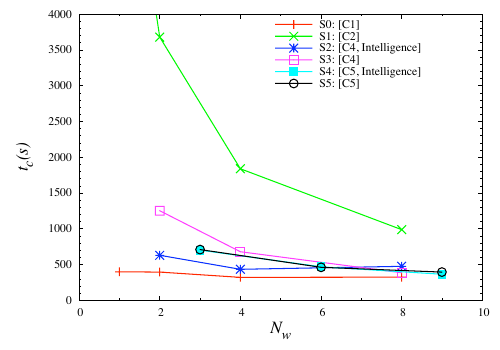

Write the gnuplot code that produced this figure.
set term postscript eps enhanced color solid "Times-Roman" 17
set output 'ConventionalandIntelligent.eps'
set pointsize 2
set key Left reverse
set xlabel 'N_w' font "Times-Italic, 25"
set ylabel 't_c(s)' font "Times-Italic, 25"
set mxtics 2
set mytics 5
plot[0:10][0:4000] './LocalGridFTP.dat' using 1:2 title 'S0: [C1]' with lp lw 3,\
'./RemoteGridFTP.dat' using 1:2 title 'S1: [C2]' with lp lw 3,\
'./IntelligentGridFTP.dat' using 1:2 title 'S2: [C4, Intelligence]' with lp lw 3,\
'./MixedGridFTP.dat' using 1:2 title 'S3: [C4]' with lp lw 3,\
'./IntelligentGridFTP3Resources.dat' using 1:2 title 'S4: [C5, Intelligence]' with lp lw 3,\
'./NonIntelligentGridFTP3Resources.dat' using 1:2 title 'S5: [C5]' with lp lw 3 lt 7

